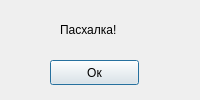
<?xml version="1.0" encoding="UTF-8"?>
<ui version="4.0">
 <class>easter_window</class>
 <widget class="QDialog" name="easter_window">
  <property name="windowModality">
   <enum>Qt::ApplicationModal</enum>
  </property>
  <property name="geometry">
   <rect>
    <x>0</x>
    <y>0</y>
    <width>200</width>
    <height>100</height>
   </rect>
  </property>
  <property name="minimumSize">
   <size>
    <width>200</width>
    <height>100</height>
   </size>
  </property>
  <property name="maximumSize">
   <size>
    <width>200</width>
    <height>200</height>
   </size>
  </property>
  <property name="windowTitle">
   <string>Пасхалка!</string>
  </property>
  <widget class="QLabel" name="easter_text">
   <property name="geometry">
    <rect>
     <x>60</x>
     <y>20</y>
     <width>71</width>
     <height>20</height>
    </rect>
   </property>
   <property name="text">
    <string>Пасхалка!</string>
   </property>
  </widget>
  <widget class="QPushButton" name="ok_btn">
   <property name="geometry">
    <rect>
     <x>50</x>
     <y>60</y>
     <width>89</width>
     <height>25</height>
    </rect>
   </property>
   <property name="text">
    <string>Ок</string>
   </property>
  </widget>
 </widget>
 <resources/>
 <connections/>
</ui>
